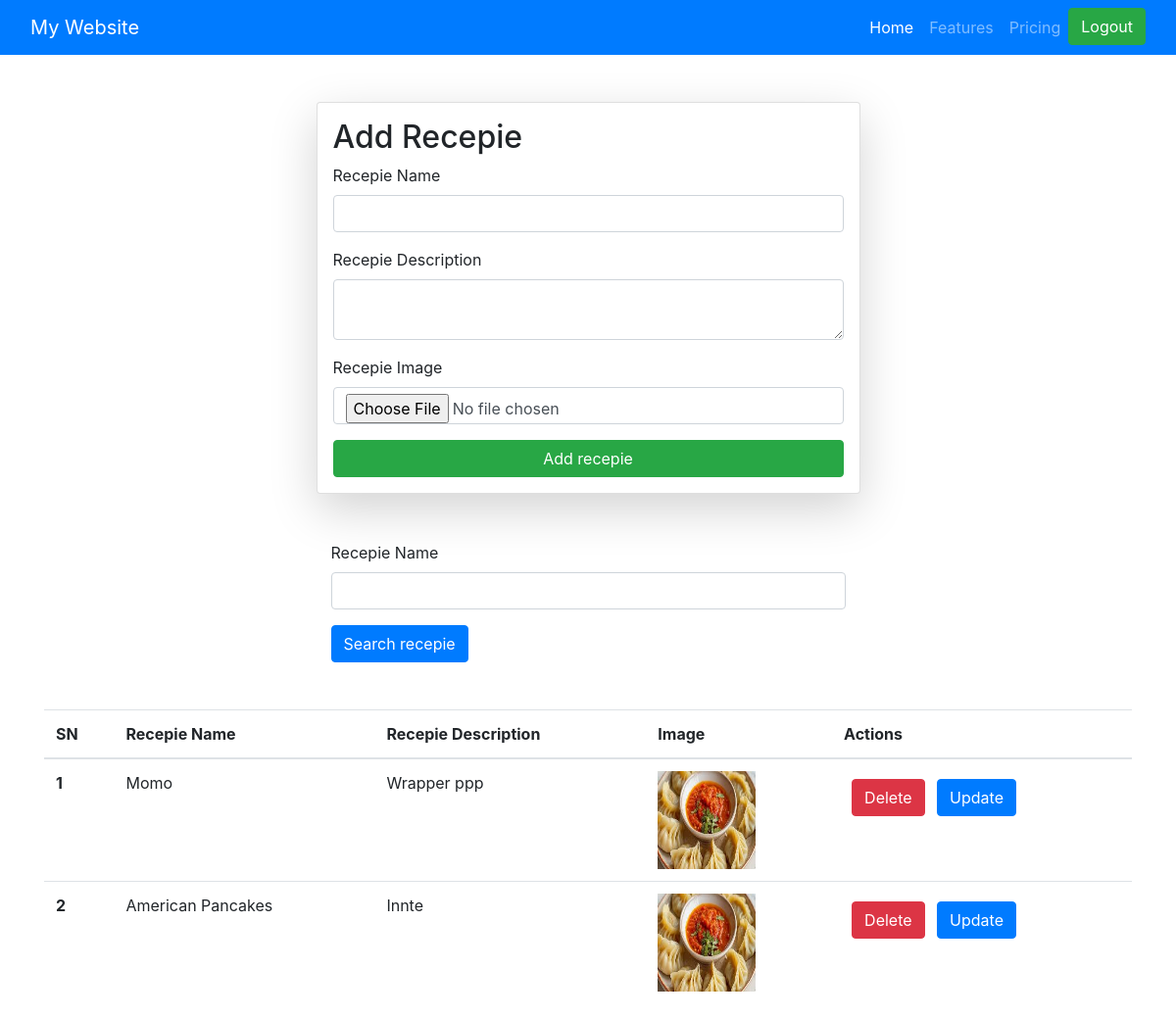
The page /recepies/ (signed in) on the database its author committed.
### veggie/models.py (models this page shows)
class recipie(models.Model):
    user=models.ForeignKey(User,on_delete=models.SET_NULL,null=True, blank=True)
    recepie_name=models.CharField(max_length=100)
    recepie_description=models.TextField()
    recepie_image=models.ImageField(upload_to="recepies/",null=True, blank=True)
    recepie_view_count=models.IntegerField(default=1)

### veggie/views.py (the view, shortened to what this page needs)
# urls.py: path('', home_views.homie, name='recepies'),
@login_required(login_url="/login_page/")
def recepies(request):
    queryset=recipie.objects.all()
    if request.GET.get('Search'):
        queryset=queryset.filter(recepie_name__icontains=request.GET.get('Search'))
    context={
            'pages':'recepies',
            'recepies':queryset
        }
    return render(request,'veggie/recepies.html', context)

### veggie/templates/veggie/recepies.html (shortened to what this page needs)
{% extends 'base.html' %}
{% block start %}
 <div class="container mt-5" >
    <form class="col-6 mx-auto card p-3 shadow-lg" method="post" enctype="multipart/form-data">
        <h2>Add Recepie</h2>
        <div class="mb-3">
          <label for="exampleInputEmail1" class="form-label">Recepie Name</label>
          <input name="recepie_name" required type="text" class="form-control">
        </div>
        <div class="mb-3">
          <label for="exampleInputPassword1" class="form-label">Recepie Description</label>
          <textarea name="recepie_description" required class="form-control"></textarea>
          </div>
          <div class="mb-3">
            <label for="exampleInputPassword1" class="form-label"> Recepie Image</label>
            <input name="recepie_image" type="file"  class="form-control">
                </div>
                <button type="submit" class="btn btn-success">Add recepie</button>
                        </form>
<div class="mt-5">
  <div class="mx-auto col-6">
    <form action="">
    <div class="mb-3">
      <label for="exampleInputPassword1" class="form-label">Recepie Name</label>
      <input name="Search" value="{{recepie.recepie_name}}"  type="text" class="form-control">
    </div>
    <button type="submit" class="btn btn-primary"> Search recepie</button>
  </form>
  </div>
</div>
                        <table class="table mt-5">
                          <thead>
                            <tr>
                              <th scope="col">SN</th>
                              <th scope="col">Recepie Name</th>
                              <th scope="col">Recepie Description</th>
                              <th scope="col">Image</th>
                              <th scope="col">Actions</th>
                            </tr>
                          </thead>
                          <tbody>
                            {% for recepie in recepies %}
                            <tr>
                              <th scope="row">{{forloop.counter}}</th>
                              <td> {{recepie.recepie_name}}</td>
                              <td>{{recepie.recepie_description}}</td>
                              <td>
                                {% if recepie.recepie_image %}
                                  <img src="{{ recepie.recepie_image.url }}" alt="Recipe Image" width="100" height="100">
                                {% else %}
                                  No image
                                {% endif %}
                              </td>
                              <td>
                                <form method="POST" action="{% url 'delete_recepies' recepie.id %}" style="display:inline;">
                                  <button type="submit" class="btn btn-danger m-2">Delete</button>
                                </form>
                                <a href="{% url 'update_recepies' recepie.id %}"><button class="btn btn-primary">Update</button></a>
                              </td>
                            </tr>
                            {% endfor %}
                          </tbody>
                        </table>
{% endblock %}

### home/templates/base.html (shortened to what this page needs)
<!doctype html>
<html lang="en">
  <head>
    <link rel="stylesheet" href="https://cdn.jsdelivr.net/npm/bootstrap@4.4.1/dist/css/bootstrap.min.css">
  </head>
  <body>
    <nav class="navbar navbar-expand-lg navbar-dark bg-primary">
      <div class="container-fluid">
        <a class="navbar-brand" href="#">My Website</a>
        <div class="collapse navbar-collapse" id="navbarNav">
          <ul class="navbar-nav ml-auto">
            <li class="nav-item">
              <a class="nav-link active" href="#">Home</a>
            </li>
            <li class="nav-item">
              <a class="nav-link" href="#">Features</a>
            </li>
            <li class="nav-item">
              <a class="nav-link" href="#">Pricing</a>
            </li>
            <li class="nav-item">
              {% if user.is_authenticated %}
                <a href="/logout_page/" class="btn btn-success" type="submit">Logout</a>
              {% else %}
                <a class="btn btn-success" href="/login_page/">Login</a>
              {% endif %}
            </li>
          </ul>
        </div>
      </div>
    </nav>
    {% block start %}{% endblock %}
  </body>
</html>

### rows shown on the page
recipie: recepie_name "Momo", recepie_description "Wrapper ppp", recepie_image (picture)
recipie: recepie_name "American Pancakes", recepie_description "Innte", recepie_image (picture)
